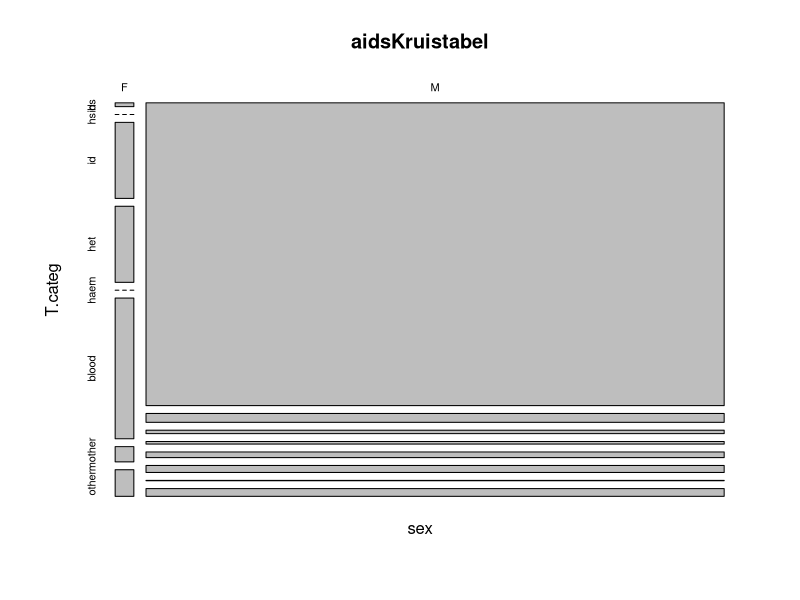
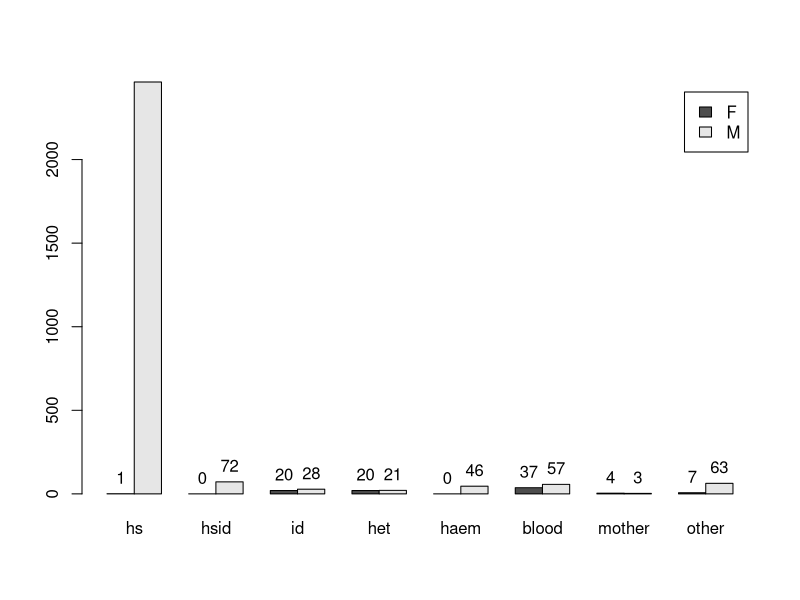

Here is the R script that generated these plots, in order:
## ---- chunk 1
knitr::opts_chunk$set(echo = TRUE)
## ---- chunk 2
library(MASS)
attach(Aids2)

alpha <- 0.05
## ---- chunk 3
aidsKruistabel <- table(sex, T.categ)
aidsKruistabel # kruistabel

plot(aidsKruistabel) # niet echt nuttig

bp <- barplot(aidsKruistabel, beside = TRUE, legend=rownames(aidsKruistabel))
text(bp, aidsKruistabel, aidsKruistabel, pos = '3') # text aan barplot toevoegen
## ---- chunk 4
model <- chisq.test(sex, T.categ)

chisq <- model$statistic
chisq
## ---- chunk 5
g <- qchisq(1-alpha,df=model$parameter)
g
## ---- chunk 6
p <- model$p.value
## ---- chunk 7
model$stdres
